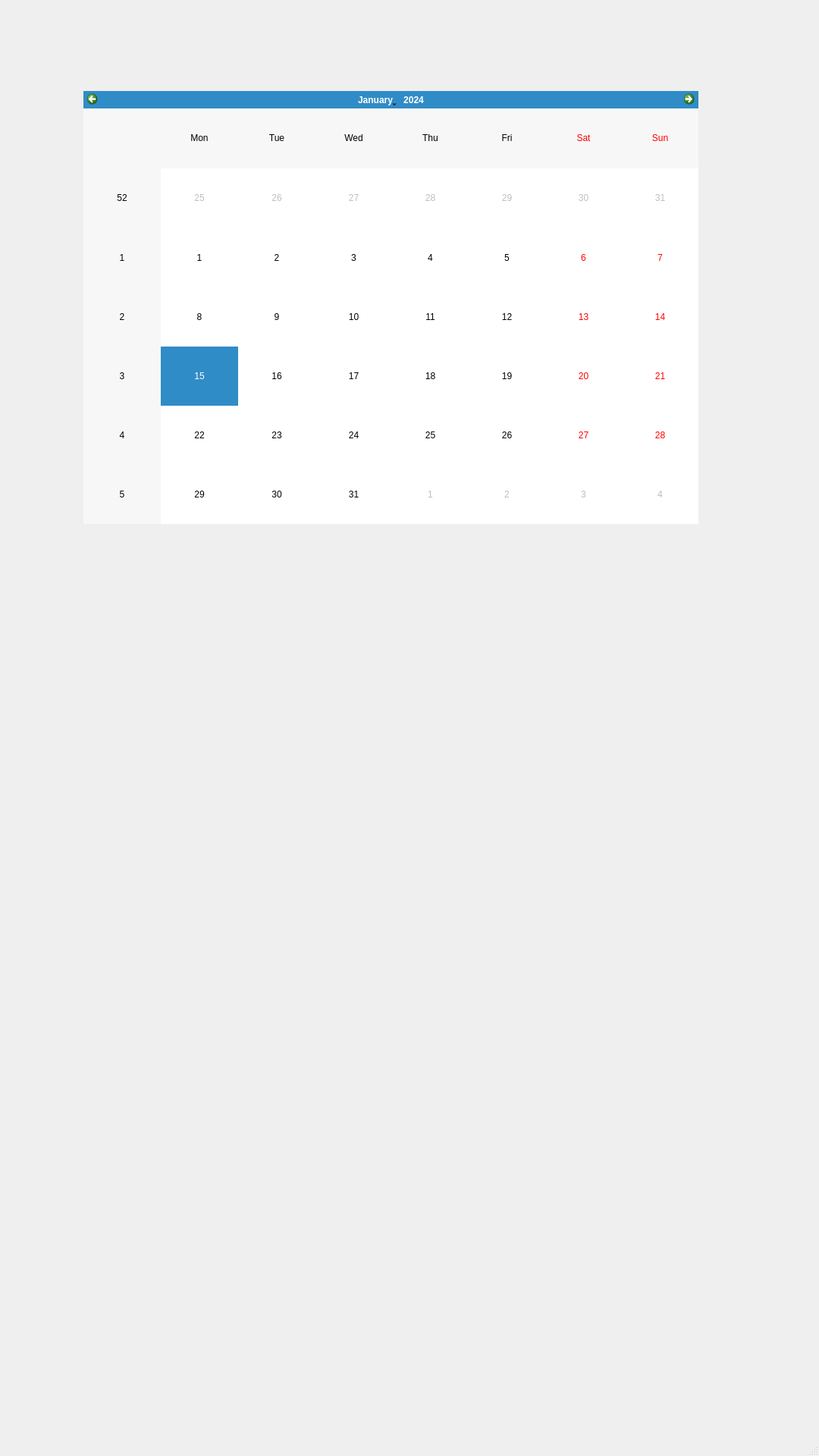
<?xml version="1.0" encoding="UTF-8"?>
<ui version="4.0">
 <class>myWindow</class>
 <widget class="QMainWindow" name="myWindow">
  <property name="geometry">
   <rect>
    <x>0</x>
    <y>0</y>
    <width>1080</width>
    <height>1920</height>
   </rect>
  </property>
  <property name="windowTitle">
   <string>MainWindow</string>
  </property>
  <widget class="QWidget" name="centralwidget">
   <widget class="QCalendarWidget" name="calendarWidget">
    <property name="geometry">
     <rect>
      <x>110</x>
      <y>120</y>
      <width>811</width>
      <height>571</height>
     </rect>
    </property>
   </widget>
  </widget>
  <widget class="QMenuBar" name="menubar">
   <property name="geometry">
    <rect>
     <x>0</x>
     <y>0</y>
     <width>1080</width>
     <height>21</height>
    </rect>
   </property>
  </widget>
  <widget class="QStatusBar" name="statusbar"/>
 </widget>
 <resources/>
 <connections/>
</ui>
